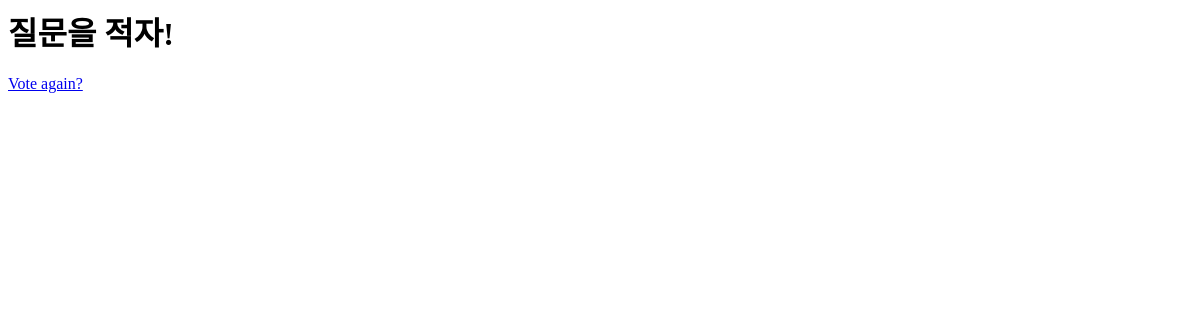
/polls/1/results/, run on an earlier commit of the app's database.
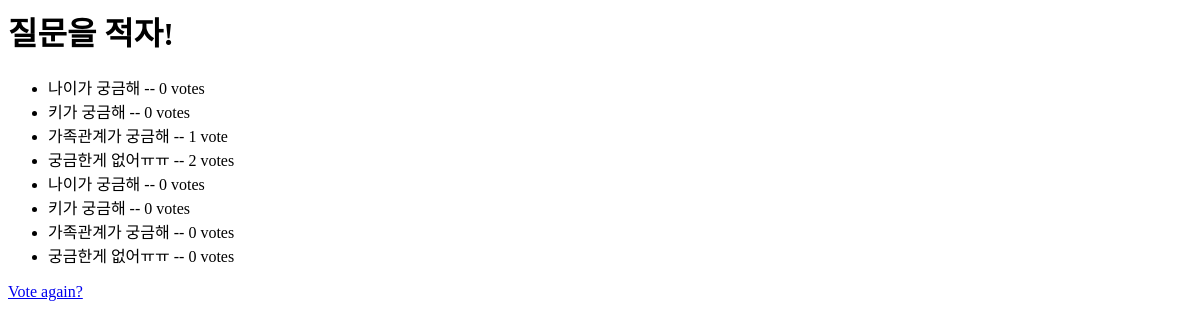
And on a later commit of the database.
### polls/models.py (models this page shows, shortened)
class Question(models.Model): #모델1
    question_text = models.CharField(max_length=200) #질문
    pub_date = models.DateTimeField("date published") #발행일

class Choice(models.Model): #모델2
    question = models.ForeignKey(Question, on_delete=models.CASCADE) #ForeignKey를 이용해 관계 설정
    choice_text = models.CharField(max_length=200) #CharField에서는 max_length 설정 필수
    votes = models.IntegerField(default=0) #선택적으로 default값 설정 가능

### polls/views.py (the view)
# urls.py: path("<int:question_id>/results/", views.results, name="results"),
def results(request, question_id):
    question = get_object_or_404(Question, pk=question_id)
    return render(request, "polls/results.html", {"question": question})

### polls/templates/polls/results.html
<h1>{{ question.question_text }}</h1>
<ul>
  {% for choice in question.choice_set.all %}
  <li>{{ choice.choice_text }} -- {{ choice.votes }} vote{{ choice.votes|pluralize }}</li>
  {% endfor %}
</ul>
<a href="{% url 'polls:detail' question.id %}">Vote again?</a>

What changed in the data, as far as the page shows it:
added Choice: choice_text "나이가 궁금해", votes "0"
added Choice: choice_text "키가 궁금해", votes "0"
added Choice: choice_text "가족관계가 궁금해", votes "1"
added Choice: choice_text "궁금한게 없어ㅠㅠ", votes "2"
added Choice: choice_text "나이가 궁금해", votes "0"
added Choice: choice_text "키가 궁금해", votes "0"
added Choice: choice_text "가족관계가 궁금해", votes "0"
added Choice: choice_text "궁금한게 없어ㅠㅠ", votes "0"
